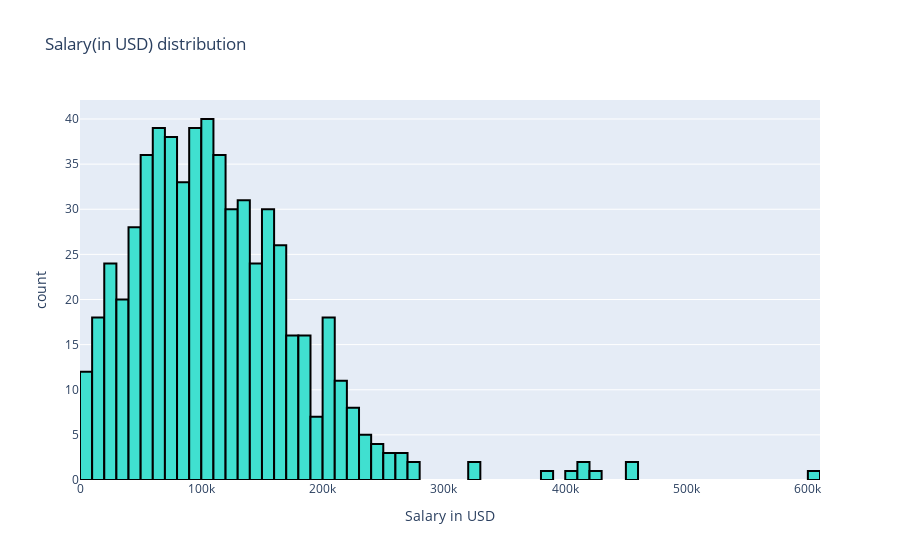

Source (notebook cell):
### Markdown cell above
______________
Salary Distribution
______________

### Code cell
fig =  px.histogram(
    data_frame=df,
    x="salary_in_usd",
    nbins=60,
    labels = {"salary_in_usd": "Salary in USD"},
    # marginal="box",
    title = "Salary(in USD) distribution",
).update_traces(marker=dict(color='turquoise'))

fig.data[0].marker.line.width = 2
fig.data[0].marker.line.color = "black"


fig.show()

### Figure 1 — Plotly figure (JSON) as saved in the notebook; plotly's stock layout.template omitted (floating-point values rounded to 4 significant figures; data arrays with more than 128 entries replaced by an {"elided": "..."} marker saying what was removed)
{"data": [{"alignmentgroup": "True", "bingroup": "x", "hovertemplate": "Salary in USD=%{x}<br>count=%{y}<extra></extra>", "legendgroup": "", "marker": {"color": "turquoise", "line": {"color": "black", "width": 2}, "pattern": {"shape": ""}}, "name": "", "nbinsx": 60, "offsetgroup": "", "orientation": "v", "showlegend": false, "type": "histogram", "x": {"elided": "607 int values"}, "xaxis": "x", "yaxis": "y"}], "layout": {"barmode": "relative", "legend": {"tracegroupgap": 0}, "title": {"text": "Salary(in USD) distribution"}, "xaxis": {"anchor": "y", "domain": [0, 1], "title": {"text": "Salary in USD"}}, "yaxis": {"anchor": "x", "domain": [0, 1], "title": {"text": "count"}}}}
